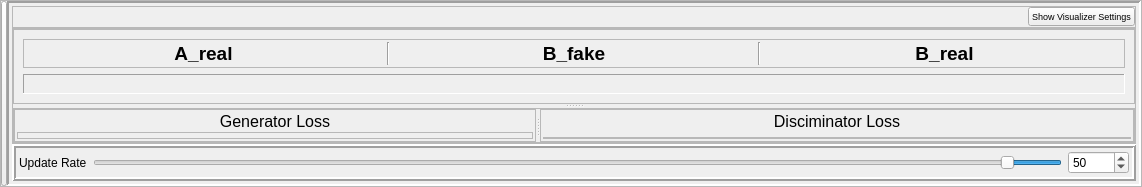
  <widget class="QWidget" name="centralwidget">
   <layout class="QVBoxLayout" name="verticalLayout">
    <property name="spacing">
     <number>3</number>
    </property>
    <property name="leftMargin">
     <number>0</number>
    </property>
    <property name="topMargin">
     <number>0</number>
    </property>
    <property name="rightMargin">
     <number>0</number>
    </property>
    <property name="bottomMargin">
     <number>0</number>
    </property>
    <item>
     <widget class="QFrame" name="frame">
      <property name="frameShape">
       <enum>QFrame::StyledPanel</enum>
      </property>
      <property name="frameShadow">
       <enum>QFrame::Raised</enum>
      </property>
      <layout class="QHBoxLayout" name="horizontalLayout">
       <property name="spacing">
        <number>0</number>
       </property>
       <property name="leftMargin">
        <number>0</number>
       </property>
       <property name="topMargin">
        <number>0</number>
       </property>
       <property name="rightMargin">
        <number>0</number>
       </property>
       <property name="bottomMargin">
        <number>0</number>
       </property>
       <item>
        <widget class="QPushButton" name="close_experiment_settings">
         <property name="sizePolicy">
          <sizepolicy hsizetype="Maximum" vsizetype="Preferred">
           <horstretch>0</horstretch>
           <verstretch>0</verstretch>
          </sizepolicy>
         </property>
         <property name="maximumSize">
          <size>
           <width>6</width>
           <height>16777215</height>
          </size>
         </property>
         <property name="font">
          <font>
           <pointsize>12</pointsize>
           <italic>false</italic>
           <bold>false</bold>
           <underline>false</underline>
          </font>
         </property>
         <property name="toolTip">
          <string>Close settings panel</string>
         </property>
         <property name="text">
          <string/>
         </property>
         <property name="iconSize">
          <size>
           <width>8</width>
           <height>8</height>
          </size>
         </property>
        </widget>
       </item>
       <item>
        <widget class="QFrame" name="frame_7">
         <property name="frameShape">
          <enum>QFrame::Panel</enum>
         </property>
         <property name="frameShadow">
          <enum>QFrame::Sunken</enum>
         </property>
         <property name="lineWidth">
          <number>2</number>
         </property>
         <layout class="QVBoxLayout" name="verticalLayout_8">
          <property name="spacing">
           <number>0</number>
          </property>
          <property name="leftMargin">
           <number>3</number>
          </property>
          <property name="topMargin">
           <number>3</number>
          </property>
          <property name="rightMargin">
           <number>3</number>
          </property>
          <property name="bottomMargin">
           <number>3</number>
          </property>
          <item>
           <widget class="QFrame" name="frame_50">
            <property name="frameShape">
             <enum>QFrame::StyledPanel</enum>
            </property>
            <property name="frameShadow">
             <enum>QFrame::Raised</enum>
            </property>
            <layout class="QHBoxLayout" name="horizontalLayout_21">
             <property name="leftMargin">
              <number>0</number>
             </property>
             <property name="topMargin">
              <number>0</number>
             </property>
             <property name="rightMargin">
              <number>0</number>
             </property>
             <property name="bottomMargin">
              <number>0</number>
             </property>
             <item>
              <spacer name="horizontalSpacer_13">
               <property name="orientation">
                <enum>Qt::Horizontal</enum>
               </property>
               <property name="sizeHint" stdset="0">
                <size>
                 <width>1015</width>
                 <height>20</height>
                </size>
               </property>
              </spacer>
             </item>
             <item>
              <widget class="QPushButton" name="open_context_settings">
               <property name="font">
                <font>
                 <pointsize>7</pointsize>
                </font>
               </property>
               <property name="text">
                <string>Show Visualizer Settings</string>
               </property>
              </widget>
             </item>
            </layout>
           </widget>
          </item>
          <item>
           <spacer name="verticalSpacer">
            <property name="orientation">
             <enum>Qt::Vertical</enum>
            </property>
            <property name="sizeType">
             <enum>QSizePolicy::Preferred</enum>
            </property>
            <property name="sizeHint" stdset="0">
             <size>
              <width>20</width>
              <height>0</height>
             </size>
            </property>
           </spacer>
          </item>
          <item>
           <widget class="QFrame" name="frame_16">
            <property name="frameShape">
             <enum>QFrame::StyledPanel</enum>
            </property>
            <property name="frameShadow">
             <enum>QFrame::Raised</enum>
            </property>
            <layout class="QVBoxLayout" name="verticalLayout_6">
             <property name="leftMargin">
              <number>0</number>
             </property>
             <property name="topMargin">
              <number>0</number>
             </property>
             <property name="rightMargin">
              <number>0</number>
             </property>
             <property name="bottomMargin">
              <number>0</number>
             </property>
             <item>
              <widget class="QSplitter" name="splitter">
               <property name="orientation">
                <enum>Qt::Vertical</enum>
               </property>
               <widget class="QFrame" name="frame_4">
                <property name="frameShape">
                 <enum>QFrame::StyledPanel</enum>
                </property>
                <property name="frameShadow">
                 <enum>QFrame::Raised</enum>
                </property>
                <layout class="QVBoxLayout" name="verticalLayout_32">
                 <item>
                  <widget class="QFrame" name="frame_12">
                   <property name="sizePolicy">
                    <sizepolicy hsizetype="Preferred" vsizetype="Maximum">
                     <horstretch>0</horstretch>
                     <verstretch>0</verstretch>
                    </sizepolicy>
                   </property>
                   <property name="frameShape">
                    <enum>QFrame::StyledPanel</enum>
                   </property>
                   <property name="frameShadow">
                    <enum>QFrame::Sunken</enum>
                   </property>
                   <layout class="QHBoxLayout" name="horizontalLayout_15">
                    <property name="leftMargin">
                     <number>2</number>
                    </property>
                    <property name="topMargin">
                     <number>2</number>
                    </property>
                    <property name="rightMargin">
                     <number>2</number>
                    </property>
                    <property name="bottomMargin">
                     <number>2</number>
                    </property>
                    <item>
                     <widget class="QLabel" name="label_19">
                      <property name="font">
                       <font>
                        <pointsize>14</pointsize>
                        <bold>true</bold>
                       </font>
                      </property>
                      <property name="text">
                       <string>A_real</string>
                      </property>
                      <property name="alignment">
                       <set>Qt::AlignCenter</set>
                      </property>
                     </widget>
                    </item>
                    <item>
                     <widget class="Line" name="line">
                      <property name="orientation">
                       <enum>Qt::Vertical</enum>
                      </property>
                     </widget>
                    </item>
                    <item>
                     <widget class="QLabel" name="label_20">
                      <property name="font">
                       <font>
                        <pointsize>14</pointsize>
                        <bold>true</bold>
                       </font>
                      </property>
                      <property name="text">
                       <string>B_fake</string>
                      </property>
                      <property name="alignment">
                       <set>Qt::AlignCenter</set>
                      </property>
                     </widget>
                    </item>
                    <item>
                     <widget class="Line" name="line_2">
                      <property name="orientation">
                       <enum>Qt::Vertical</enum>
                      </property>
                     </widget>
                    </item>
                    <item>
                     <widget class="QLabel" name="label_21">
                      <property name="font">
                       <font>
                        <pointsize>14</pointsize>
                        <bold>true</bold>
                       </font>
                      </property>
                      <property name="text">
                       <string>B_real</string>
                      </property>
                      <property name="alignment">
                       <set>Qt::AlignCenter</set>
                      </property>
                     </widget>
                    </item>
                   </layout>
                  </widget>
                 </item>
                 <item>
                  <widget class="QFrame" name="frame_11">
                   <property name="frameShape">
                    <enum>QFrame::Panel</enum>
                   </property>
                   <property name="frameShadow">
                    <enum>QFrame::Sunken</enum>
                   </property>
                   <layout class="QHBoxLayout" name="horizontalLayout_13">
                    <item>
                     <widget class="QLabel" name="x_label">
                      <property name="sizePolicy">
                       <sizepolicy hsizetype="Ignored" vsizetype="Ignored">
                        <horstretch>0</horstretch>
                        <verstretch>0</verstretch>
                       </sizepolicy>
                      </property>
                      <property name="frameShape">
                       <enum>QFrame::Panel</enum>
                      </property>
                      <property name="frameShadow">
                       <enum>QFrame::Sunken</enum>
                      </property>
                      <property name="text">
                       <string/>
                      </property>
                      <property name="alignment">
                       <set>Qt::AlignHCenter|Qt::AlignTop</set>
                      </property>
                     </widget>
                    </item>
                    <item>
                     <widget class="QLabel" name="y_fake_label">
                      <property name="sizePolicy">
                       <sizepolicy hsizetype="Ignored" vsizetype="Ignored">
                        <horstretch>0</horstretch>
                        <verstretch>0</verstretch>
                       </sizepolicy>
                      </property>
                      <property name="frameShape">
                       <enum>QFrame::Panel</enum>
                      </property>
                      <property name="frameShadow">
                       <enum>QFrame::Sunken</enum>
                      </property>
                      <property name="text">
                       <string/>
                      </property>
                      <property name="alignment">
                       <set>Qt::AlignHCenter|Qt::AlignTop</set>
                      </property>
                     </widget>
                    </item>
                    <item>
                     <widget class="QLabel" name="y_label">
                      <property name="sizePolicy">
                       <sizepolicy hsizetype="Ignored" vsizetype="Ignored">
                        <horstretch>0</horstretch>
                        <verstretch>0</verstretch>
                       </sizepolicy>
                      </property>
                      <property name="frameShape">
                       <enum>QFrame::Panel</enum>
                      </property>
                      <property name="frameShadow">
                       <enum>QFrame::Sunken</enum>
                      </property>
                      <property name="text">
                       <string/>
                      </property>
                      <property name="alignment">
                       <set>Qt::AlignHCenter|Qt::AlignTop</set>
                      </property>
                     </widget>
                    </item>
                   </layout>
                  </widget>
                 </item>
                </layout>
               </widget>
               <widget class="QFrame" name="frame_14">
                <property name="sizePolicy">
                 <sizepolicy hsizetype="Preferred" vsizetype="Maximum">
                  <horstretch>0</horstretch>
                  <verstretch>0</verstretch>
                 </sizepolicy>
                </property>
                <property name="frameShape">
                 <enum>QFrame::StyledPanel</enum>
                </property>
                <property name="frameShadow">
                 <enum>QFrame::Raised</enum>
                </property>
                <layout class="QVBoxLayout" name="verticalLayout_34">
                 <property name="leftMargin">
                  <number>0</number>
                 </property>
                 <property name="topMargin">
                  <number>0</number>
                 </property>
                 <property name="rightMargin">
                  <number>0</number>
                 </property>
                 <property name="bottomMargin">
                  <number>0</number>
                 </property>
                 <item>
                  <widget class="QSplitter" name="splitter_2">
                   <property name="orientation">
                    <enum>Qt::Horizontal</enum>
                   </property>
                   <widget class="QFrame" name="frame_17">
                    <property name="frameShape">
                     <enum>QFrame::StyledPanel</enum>
                    </property>
                    <property name="frameShadow">
                     <enum>QFrame::Raised</enum>
                    </property>
                    <layout class="QVBoxLayout" name="verticalLayout_37">
                     <property name="spacing">
                      <number>1</number>
                     </property>
                     <property name="leftMargin">
                      <number>2</number>
                     </property>
                     <property name="topMargin">
                      <number>2</number>
                     </property>
                     <property name="rightMargin">
                      <number>2</number>
                     </property>
                     <property name="bottomMargin">
                      <number>2</number>
                     </property>
                     <item>
                      <widget class="QLabel" name="label_6">
                       <property name="sizePolicy">
                        <sizepolicy hsizetype="Preferred" vsizetype="Maximum">
                         <horstretch>0</horstretch>
                         <verstretch>0</verstretch>
                        </sizepolicy>
                       </property>
                       <property name="font">
                        <font>
                         <pointsize>12</pointsize>
                        </font>
                       </property>
                       <property name="text">
                        <string>Generator Loss</string>
                       </property>
                       <property name="alignment">
                        <set>Qt::AlignCenter</set>
                       </property>
                      </widget>
                     </item>
                     <item>
                      <widget class="QFrame" name="loss_g_graph_frame">
                       <property name="frameShape">
                        <enum>QFrame::StyledPanel</enum>
                       </property>
                       <property name="frameShadow">
                        <enum>QFrame::Raised</enum>
                       </property>
                       <layout class="QVBoxLayout" name="loss_g_graph_layout">
                        <property name="leftMargin">
                         <number>0</number>
                        </property>
                        <property name="topMargin">
                         <number>0</number>
                        </property>
                        <property name="rightMargin">
                         <number>0</number>
                        </property>
                        <property name="bottomMargin">
                         <number>0</number>
                        </property>
                       </layout>
                      </widget>
                     </item>
                    </layout>
                   </widget>
                   <widget class="QFrame" name="frame_47">
                    <property name="frameShape">
                     <enum>QFrame::StyledPanel</enum>
                    </property>
                    <property name="frameShadow">
                     <enum>QFrame::Raised</enum>
                    </property>
                    <layout class="QVBoxLayout" name="verticalLayout_39">
                     <property name="leftMargin">
                      <number>2</number>
                     </property>
                     <property name="topMargin">
                      <number>2</number>
                     </property>
                     <property name="rightMargin">
                      <number>2</number>
                     </property>
                     <property name="bottomMargin">
                      <number>2</number>
                     </property>
                     <item>
                      <widget class="QLabel" name="label_22">
                       <property name="sizePolicy">
                        <sizepolicy hsizetype="Preferred" vsizetype="Maximum">
                         <horstretch>0</horstretch>
                         <verstretch>0</verstretch>
                        </sizepolicy>
                       </property>
                       <property name="font">
                        <font>
                         <pointsize>12</pointsize>
                        </font>
                       </property>
                       <property name="text">
                        <string>Disciminator Loss</string>
                       </property>
                       <property name="alignment">
                        <set>Qt::AlignCenter</set>
                       </property>
                      </widget>
                     </item>
                     <item>
                      <widget class="QFrame" name="loss_d_graph_frame">
                       <property name="frameShape">
                        <enum>QFrame::StyledPanel</enum>
                       </property>
                       <property name="frameShadow">
                        <enum>QFrame::Raised</enum>
                       </property>
                       <layout class="QVBoxLayout" name="loss_d_graph_layout">
                        <property name="leftMargin">
                         <number>0</number>
                        </property>
                        <property name="topMargin">
                         <number>0</number>
                        </property>
                        <property name="rightMargin">
                         <number>0</number>
                        </property>
                        <property name="bottomMargin">
                         <number>0</number>
                        </property>
                       </layout>
                      </widget>
                     </item>
                    </layout>
                   </widget>
                  </widget>
                 </item>
                </layout>
               </widget>
              </widget>
             </item>
            </layout>
           </widget>
          </item>
          <item>
           <widget class="QFrame" name="frame_20">
            <property name="sizePolicy">
             <sizepolicy hsizetype="Preferred" vsizetype="Maximum">
              <horstretch>0</horstretch>
              <verstretch>0</verstretch>
             </sizepolicy>
            </property>
            <property name="frameShape">
             <enum>QFrame::Box</enum>
            </property>
            <property name="frameShadow">
             <enum>QFrame::Raised</enum>
            </property>
            <property name="lineWidth">
             <number>2</number>
            </property>
            <layout class="QVBoxLayout" name="verticalLayout_25">
             <property name="leftMargin">
              <number>3</number>
             </property>
             <property name="topMargin">
              <number>3</number>
             </property>
             <property name="rightMargin">
              <number>3</number>
             </property>
             <property name="bottomMargin">
              <number>3</number>
             </property>
             <item>
              <layout class="QHBoxLayout" name="horizontalLayout_31">
               <item>
                <widget class="QLabel" name="label_44">
                 <property name="text">
                  <string>Update Rate</string>
                 </property>
                </widget>
               </item>
               <item>
                <widget class="QSlider" name="update_frequency_slider">
                 <property name="minimum">
                  <number>1</number>
                 </property>
                 <property name="maximum">
                  <number>1000</number>
                 </property>
                 <property name="singleStep">
                  <number>10</number>
                 </property>
                 <property name="pageStep">
                  <number>50</number>
                 </property>
                 <property name="value">
                  <number>50</number>
                 </property>
                 <property name="orientation">
                  <enum>Qt::Horizontal</enum>
                 </property>
                 <property name="invertedAppearance">
                  <bool>true</bool>
                 </property>
                 <property name="invertedControls">
                  <bool>false</bool>
                 </property>
                </widget>
               </item>
               <item>
                <widget class="QSpinBox" name="update_frequency">
                 <property name="minimum">
                  <number>1</number>
                 </property>
                 <property name="maximum">
                  <number>99999</number>
                 </property>
                 <property name="singleStep">
                  <number>10</number>
                 </property>
                 <property name="value">
                  <number>50</number>
                 </property>
                </widget>
               </item>
              </layout>
             </item>
            </layout>
           </widget>
          </item>
         </layout>
        </widget>
       </item>
      </layout>
     </widget>
    </item>
   </layout>
  </widget>
